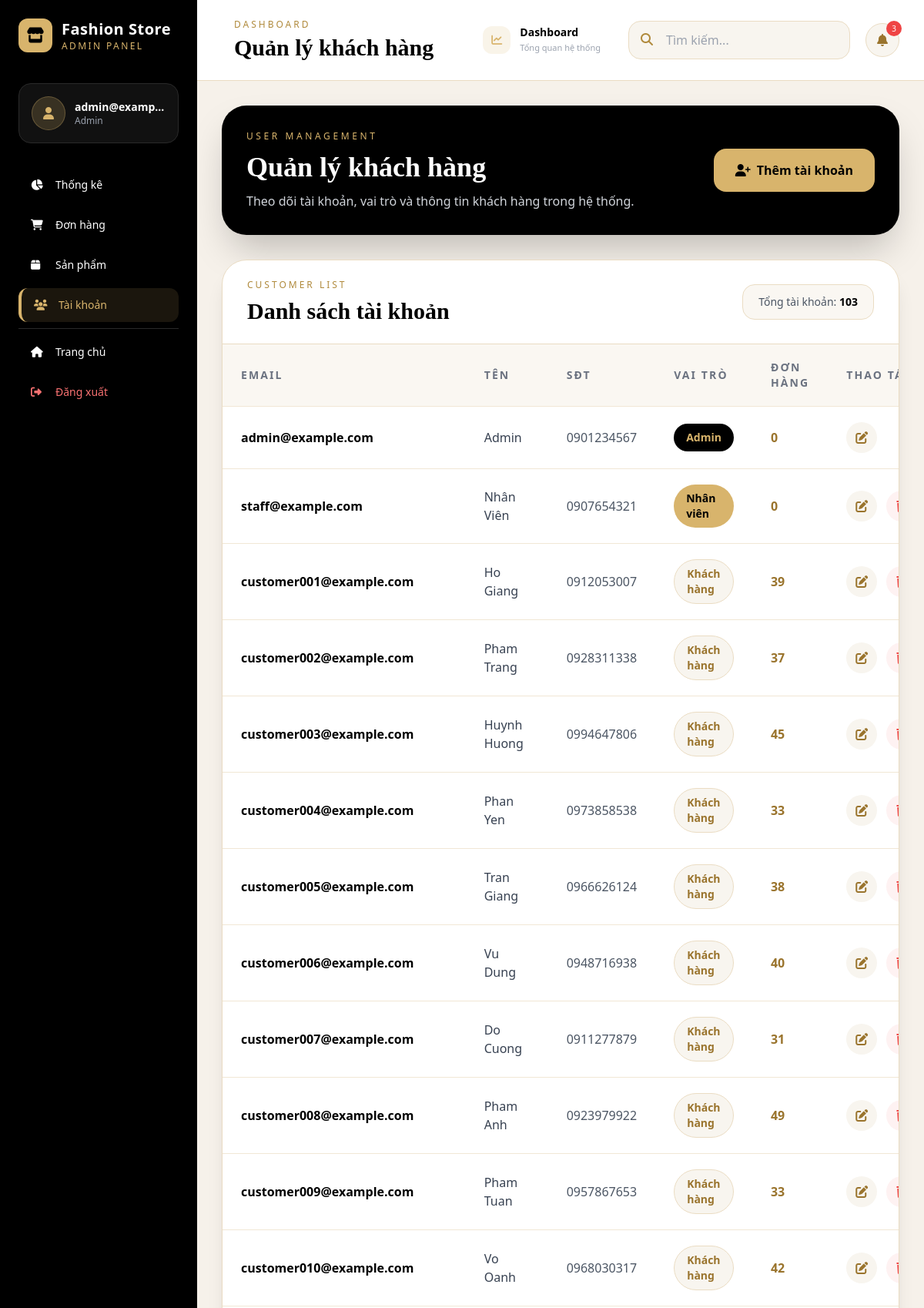
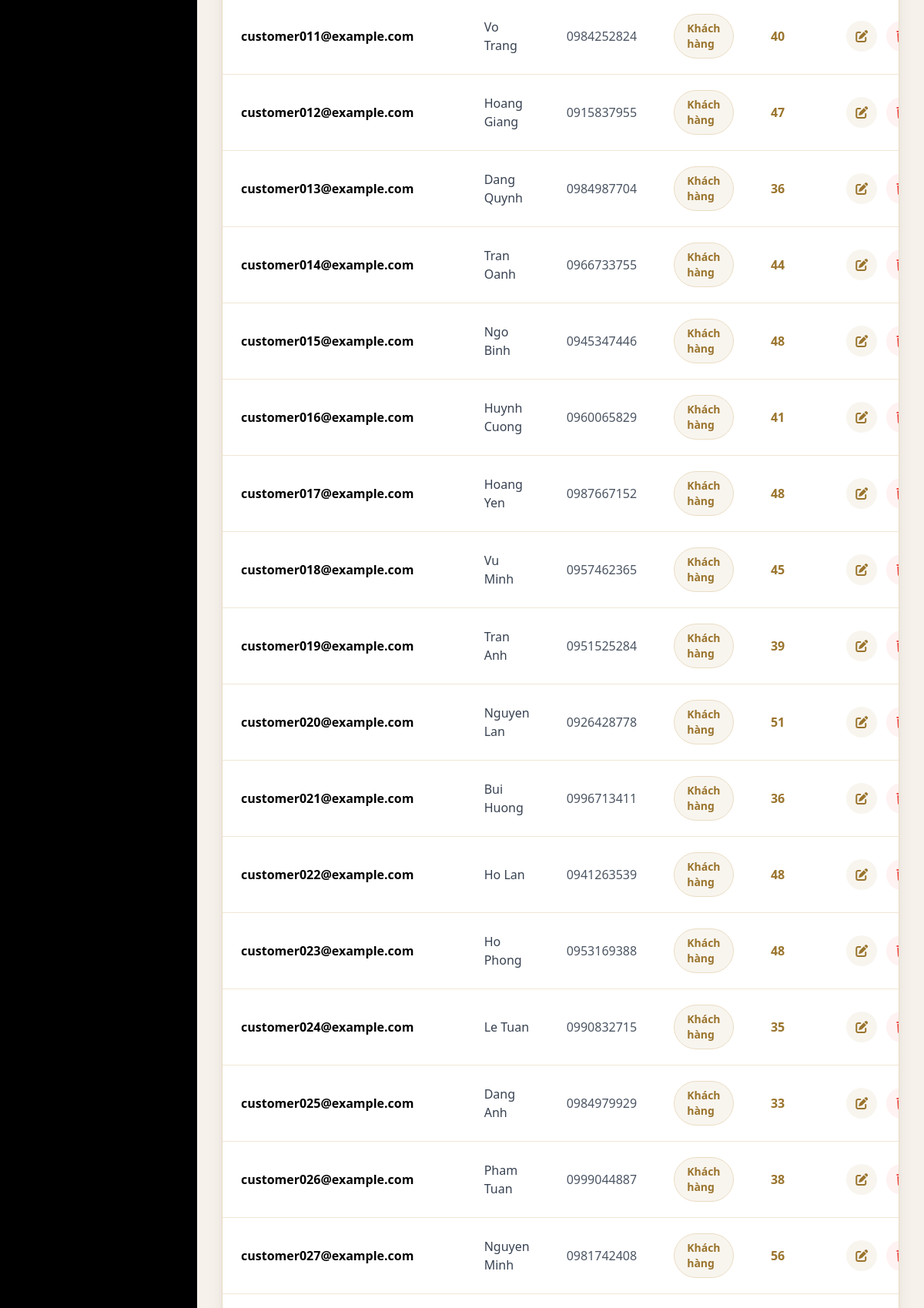
Page /admin/users (signed in, upper part) on the committed database (2 pictures, top to bottom).
### database.py (models this page shows)
class User(db.Model):
    __tablename__ = 'users'
    email = db.Column(db.String(120), primary_key=True)
    password = db.Column(db.String(200), nullable=False)
    role = db.Column(db.String(20), default='user')
    name = db.Column(db.String(100), nullable=False)
    phone = db.Column(db.String(20))
    address = db.Column(db.Text)
    wishlist = db.Column(db.Text)  # JSON array
    created_at = db.Column(db.DateTime, default=datetime.now)
    orders = db.relationship('Order', backref='user', lazy=True)
    def to_dict(self):
        return {
            'email': self.email,
            'password': self.password,
            'role': self.role,
            'name': self.name,
            'phone': self.phone,
            'address': self.address,
            'wishlist': json.loads(self.wishlist) if self.wishlist else [],
            'orders': [order.id for order in self.orders],
            'created_at': self.created_at.isoformat() if self.created_at else None
        }

### flask_clothing_store.py (the view)
@app.route('/admin/users')
@admin_required
def admin_users():
    role_filter = request.args.get('role', 'all')
    if role_filter == 'all':
        users = User.query.all()
    else:
        users = User.query.filter_by(role=role_filter).all()
    users_data = []
    for u in users:
        user_dict = u.to_dict()
        user_dict['order_count'] = Order.query.filter_by(
            user_email=u.email,
            status='completed'
        ).count()
        users_data.append(user_dict)
    all_count = User.query.count()
    admin_count = User.query.filter_by(role='admin').count()
    staff_count = User.query.filter_by(role='staff').count()
    user_count = User.query.filter_by(role='user').count()
    return render_template(
        'admin/users.html',
        users=users_data,
        role=role_filter,
        all_count=all_count,
        admin_count=admin_count,
        staff_count=staff_count,
        user_count=user_count
    )

### flask_clothing_store.py (called while the page is built)
@app.context_processor
def utility_processor():
    return {
        'now': datetime.datetime.now(),
        'wishlist_count': lambda: len(get_wishlist()),
        'cart_count': lambda: len(get_cart()),
        'format_price': format_price,
        'get_featured_products': get_featured_products,
        'get_best_sellers': get_best_sellers,
        'get_categories': get_categories
    }

def admin_required(f):
    @wraps(f)
    def decorated_function(*args, **kwargs):
        if 'user' not in session or session['user']['role'] != 'admin':
            flash('Bạn không có quyền truy cập trang này', 'error')
            return redirect(url_for('home'))
        return f(*args, **kwargs)
    return decorated_function

### templates/admin/users.html (shortened to what this page needs)
{% extends "admin/base_admin.html" %}
{% block page_title %}Quản lý khách hàng{% endblock %}
{% block content %}
<div class="max-w-7xl mx-auto">
    <div class="bg-black text-white rounded-[2rem] shadow-2xl p-8 mb-8">
        <div class="flex flex-col md:flex-row md:items-center md:justify-between gap-5">
            <div>
                <p class="uppercase tracking-[0.3em] text-xs text-[#d8b46c] mb-3">
                    User Management
                </p>
                <h1 class="text-4xl font-serif font-black">
                    Quản lý khách hàng
                </h1>
                <p class="text-gray-300 mt-3">
                    Theo dõi tài khoản, vai trò và thông tin khách hàng trong hệ thống.
                </p>
            </div>
            <a href="{{ url_for('admin_add_user') }}"
               class="inline-flex items-center justify-center bg-[#d8b46c] text-black px-7 py-4 rounded-2xl font-bold hover:bg-[#c8a25c] transition shadow-xl">
                <i class="fas fa-user-plus mr-2"></i>
                Thêm tài khoản
            </a>
        </div>
    </div>
    <div class="bg-white rounded-[2rem] shadow-xl border border-[#eadcc3] overflow-hidden">
        <div class="px-8 py-6 border-b border-[#eadcc3] flex flex-col md:flex-row md:items-center md:justify-between gap-4">
            <div>
                <p class="uppercase tracking-[0.25em] text-xs text-[#b08a3c] mb-2">
                    Customer List
                </p>
                <h2 class="text-3xl font-serif font-black text-black">
                    Danh sách tài khoản
                </h2>
            </div>
            <div class="bg-[#faf7f2] border border-[#eadcc3] rounded-2xl px-5 py-3 text-sm text-gray-600">
                Tổng tài khoản:
                <span class="font-bold text-black">{{ users|length }}</span>
            </div>
        </div>
        <div class="overflow-x-auto">
            <table class="w-full">
                <thead class="bg-[#faf7f2]">
                    <tr>
                        <th class="text-left py-5 px-6 text-sm uppercase tracking-[0.15em] text-gray-500">Email</th>
                        <th class="text-left py-5 px-6 text-sm uppercase tracking-[0.15em] text-gray-500">Tên</th>
                        <th class="text-left py-5 px-6 text-sm uppercase tracking-[0.15em] text-gray-500">SĐT</th>
                        <th class="text-left py-5 px-6 text-sm uppercase tracking-[0.15em] text-gray-500">Vai trò</th>
                        <th class="text-left py-5 px-6 text-sm uppercase tracking-[0.15em] text-gray-500">Đơn hàng</th>
                        <th class="text-left py-5 px-6 text-sm uppercase tracking-[0.15em] text-gray-500">Thao tác</th>
                    </tr>
                </thead>
                <tbody>
                    {% for user in users %}
                    <tr class="border-t border-[#f1e7d5] hover:bg-[#faf7f2] transition">
                        <td class="py-5 px-6 font-semibold text-black">
                            {{ user.email }}
                        </td>
                        <td class="py-5 px-6 text-gray-700">
                            {{ user.name }}
                        </td>
                        <td class="py-5 px-6 text-gray-600">
                            {{ user.phone }}
                        </td>
                        <td class="py-5 px-6">
                            {% if user.role == 'admin' %}
                            <span class="inline-flex px-4 py-2 rounded-full bg-black text-[#d8b46c] font-semibold text-sm">
                                Admin
                            </span>
                            {% elif user.role == 'staff' %}
                            <span class="inline-flex px-4 py-2 rounded-full bg-[#d8b46c] text-black font-semibold text-sm">
                                Nhân viên
                            </span>
                            {% else %}
                            <span class="inline-flex px-4 py-2 rounded-full bg-[#f8f5ef] text-[#9a742d] border border-[#eadcc3] font-semibold text-sm">
                                Khách hàng
                            </span>
                            {% endif %}
                        </td>
                        <td class="py-5 px-6 font-bold text-[#9a742d]">
                        {{ user.order_count }}
                        </td>
                        <td class="py-5 px-6">
                            <div class="flex items-center gap-3">
                                <a href="{{ url_for('admin_edit_user', email=user.email) }}"
                                   class="w-10 h-10 rounded-full bg-[#f8f5ef] text-[#9a742d] flex items-center justify-center hover:bg-[#d8b46c] hover:text-black transition"
                                   title="Sửa tài khoản">
                                    <i class="fas fa-edit"></i>
                                </a>
                                {% if user.email != session.user.email %}
                                <form method="POST"
                                      action="{{ url_for('admin_delete_user') }}"
                                      onsubmit="return confirm('Xác nhận xóa tài khoản này?')">
                                    <button type="submit"
                                            class="w-10 h-10 rounded-full bg-red-50 text-red-500 flex items-center justify-center hover:bg-red-100 transition"
                                            title="Xóa tài khoản">
                                        <i class="fas fa-trash"></i>
                                    </button>
                                </form>
                                {% endif %}
                            </div>
                        </td>
                    </tr>
                    {% endfor %}
                </tbody>
            </table>
        </div>
    </div>
</div>
{% endblock %}

### templates/admin/base_admin.html (style rules this page uses)
body { font-family: 'Segoe UI', sans-serif; }

### rows in the picture
User: email "admin@example.com", name "Admin", phone "0901234567", role "Admin", order_count "0"
User: email "staff@example.com", name "Nhân Viên", phone "0907654321", role "Nhân viên", order_count "0"
User: email "customer001@example.com", name "Ho Giang", phone "0912053007", role "Khách hàng", order_count "39"
User: email "customer002@example.com", name "Pham Trang", phone "0928311338", role "Khách hàng", order_count "37"
User: email "customer003@example.com", name "Huynh Huong", phone "0994647806", role "Khách hàng", order_count "45"
User: email "customer004@example.com", name "Phan Yen", phone "0973858538", role "Khách hàng", order_count "33"
User: email "customer005@example.com", name "Tran Giang", phone "0966626124", role "Khách hàng", order_count "38"
User: email "customer006@example.com", name "Vu Dung", phone "0948716938", role "Khách hàng", order_count "40"
User: email "customer007@example.com", name "Do Cuong", phone "0911277879", role "Khách hàng", order_count "31"
User: email "customer008@example.com", name "Pham Anh", phone "0923979922", role "Khách hàng", order_count "49"
User: email "customer009@example.com", name "Pham Tuan", phone "0957867653", role "Khách hàng", order_count "33"
User: email "customer010@example.com", name "Vo Oanh", phone "0968030317", role "Khách hàng", order_count "42"
User: email "customer011@example.com", name "Vo Trang", phone "0984252824", role "Khách hàng", order_count "40"
User: email "customer012@example.com", name "Hoang Giang", phone "0915837955", role "Khách hàng", order_count "47"
User: email "customer013@example.com", name "Dang Quynh", phone "0984987704", role "Khách hàng", order_count "36"
User: email "customer014@example.com", name "Tran Oanh", phone "0966733755", role "Khách hàng", order_count "44"
User: email "customer015@example.com", name "Ngo Binh", phone "0945347446", role "Khách hàng", order_count "48"
User: email "customer016@example.com", name "Huynh Cuong", phone "0960065829", role "Khách hàng", order_count "41"
User: email "customer017@example.com", name "Hoang Yen", phone "0987667152", role "Khách hàng", order_count "48"
User: email "customer018@example.com", name "Vu Minh", phone "0957462365", role "Khách hàng", order_count "45"
User: email "customer019@example.com", name "Tran Anh", phone "0951525284", role "Khách hàng", order_count "39"
User: email "customer020@example.com", name "Nguyen Lan", phone "0926428778", role "Khách hàng", order_count "51"
User: email "customer021@example.com", name "Bui Huong", phone "0996713411", role "Khách hàng", order_count "36"
User: email "customer022@example.com", name "Ho Lan", phone "0941263539", role "Khách hàng", order_count "48"
User: email "customer023@example.com", name "Ho Phong", phone "0953169388", role "Khách hàng", order_count "48"
User: email "customer024@example.com", name "Le Tuan", phone "0990832715", role "Khách hàng", order_count "35"
User: email "customer025@example.com", name "Dang Anh", phone "0984979929", role "Khách hàng", order_count "33"
User: email "customer026@example.com", name "Pham Tuan", phone "0999044887", role "Khách hàng", order_count "38"
User: email "customer027@example.com", name "Nguyen Minh", phone "0981742408", role "Khách hàng", order_count "56"

### other values in the picture
{{ session.user.email }} "admin@examp…"
{{ session.user.role }} "Admin"
{{ users|length }} "103"
